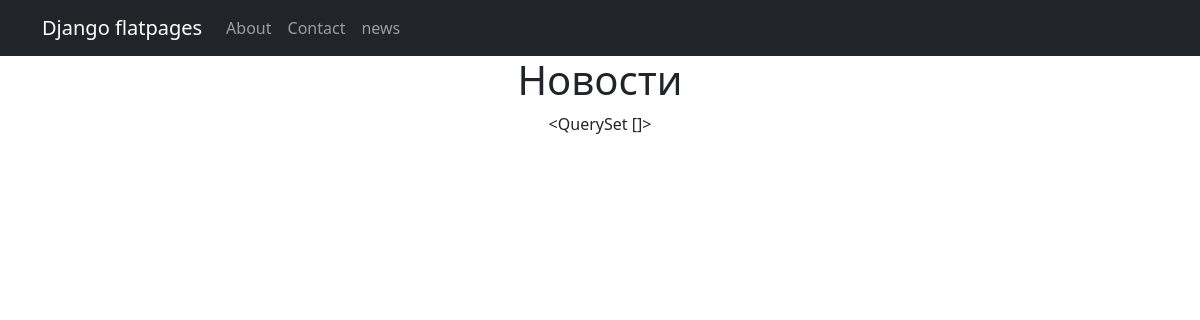
The page /news/ on the database as committed earlier.
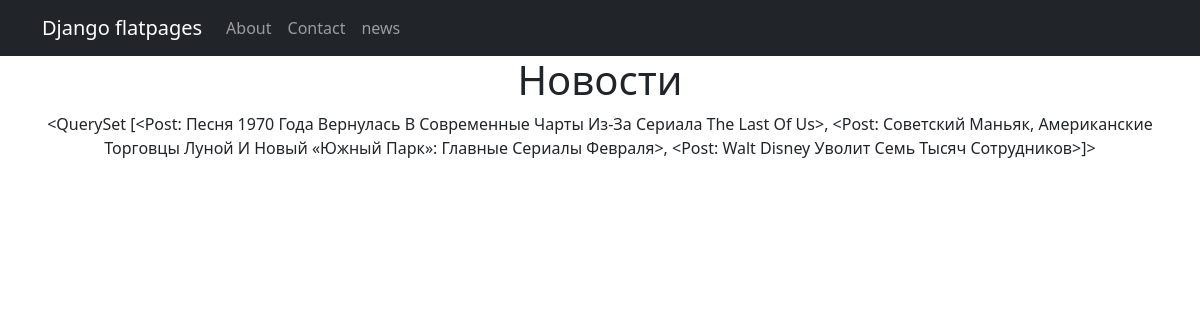
The same page on the database as committed later.
### news/models.py (models this page shows, shortened)
class Post(models.Model):
    news = 'NE'
    article = 'AR'
    RANK = [(news, 'Новость'),
            (article, 'Статья'),
            ]
    rank = models.CharField(max_length=2, choices=RANK, default=article)
    creating_dt = models.DateTimeField(auto_now_add=True)
    title = models.CharField(max_length=255)
    text = models.TextField()
    rating = models.FloatField(default=0.0)
    category = models.ManyToManyField(Category, through='PostCategory')
    author = models.ForeignKey(Author, on_delete=models.CASCADE)
    def __str__(self):
        return self.title.title()

### news/views.py (the view)
# urls.py: path('', TitleList.as_view()),
class TitleList(ListView):
    model = Post
    ordering = '-creating_dt'
    template_name = 'news.html'
    context_object_name = 'posts'

### templates/news.html (shortened to what this page needs)
{% extends 'flatpages/default.html' %}
{% block content %}
<h1>Новости</h1>
{{ posts }}
{% endblock content %}

### templates/flatpages/default.html (shortened to what this page needs)
{% load static %}
<!DOCTYPE html>
<html lang="en">
    <head>
        <link href="{% static 'css/styles.css' %}" rel="stylesheet" />
    </head>
    <body>
        <nav class="navbar navbar-expand-lg navbar-dark bg-dark static-top">
   <div class="container">
       <a class="navbar-brand" href="#">Django flatpages</a>
       <div class="collapse navbar-collapse" id="navbarResponsive">
           <ul class="navbar-nav ml-auto">
               <li class="nav-item">
                   <a class="nav-link" href="/about/">About</a>
               </li>
               <li class="nav-item">
                   <a class="nav-link" href="/contacts/">Contact</a>
               </li>
               <li class="nav-item">
                   <a class="nav-link" href="/news/">news</a>
               </li>
           </ul>
       </div>
   </div>
</nav>
          <div class="container">
             <div class="row">
                 <div class="col-lg-12 text-center">
                     {% block content %}{% endblock content %}
                 </div>
             </div>
          </div>
    </body>
</html>

Rows that differ between the two databases and show on the page:
added Post: title.title "<QuerySet [<Post: Песня 1970 Года Вернулась В Современные Чарты Из-За Сериала The Last Of Us>, <Post: Советский Маньяк, Американские Торговцы Луной И Новый «Южный Парк»: Главные Сериалы Февраля>, <Post: Walt Disney Уволит Семь Тысяч Сотрудников>]>"
Other text that changed with them:
{{ posts }}: "<QuerySet []>" → (not shown)
